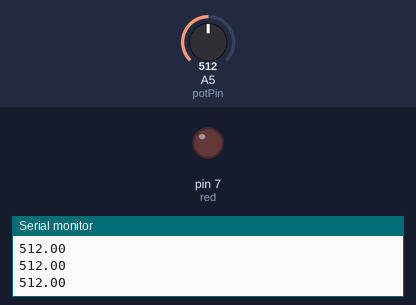
This sketch was run on a simulated Arduino Uno, built with avr-gcc and run on an emulated ATmega328P. Parts: output pins drawn as LEDs (lit = HIGH), the last lines printed to the serial monitor. Inputs (shaded band) come from the test bench; at power-on: A5 (potPin) = 512.

Above: at 1.3 s.
1.4 s: A5 (potPin) set to 993
3.2 s: A5 (potPin) set to 1013
At 5.2 s:
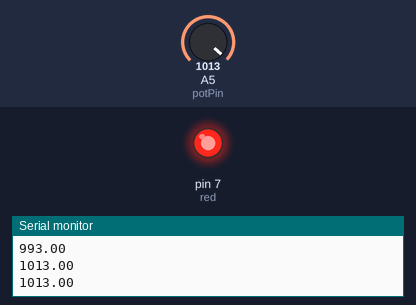
5.5 s: A5 (potPin) set to 990
At 6.9 s:
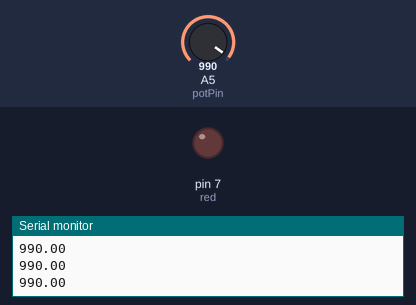
7.5 s: A5 (potPin) set to 1010
At 8.5 s:
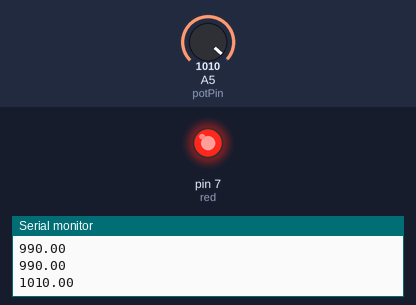
Timing chart, 0 to 10.5 s (numbered marks = the images above; inputs shaded):
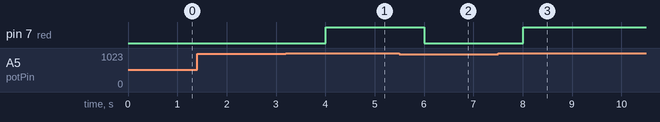

Measured:
- the behaviour switches between 1000 and 1001 on A5 (potPin) (found by bisection; images 0 and 1)
- after the input at 3.2 s, pin 7 (red): LOW → HIGH after 0.80 s
- after the input at 5.5 s, pin 7 (red): HIGH → LOW after 0.51 s
- after the input at 7.5 s, pin 7 (red): LOW → HIGH after 0.51 s

The sketch:

whileLoops.ino
```cpp
int i;
int potPin = A5;
float potVal;
int red = 7;
int wait = 500;

void setup()
{
  pinMode(potPin, INPUT);
  pinMode(red, OUTPUT);
  Serial.begin(9600);
}

void loop()
{
  potVal = analogRead(potPin);
  Serial.println(potVal);
  delay(wait);

  while (potVal > 1000)
  {
    digitalWrite(red, HIGH);
    delay(wait);
    potVal = analogRead(potPin);
    Serial.println(potVal);
    delay(wait);
  }

  digitalWrite(red, LOW);
}
```
